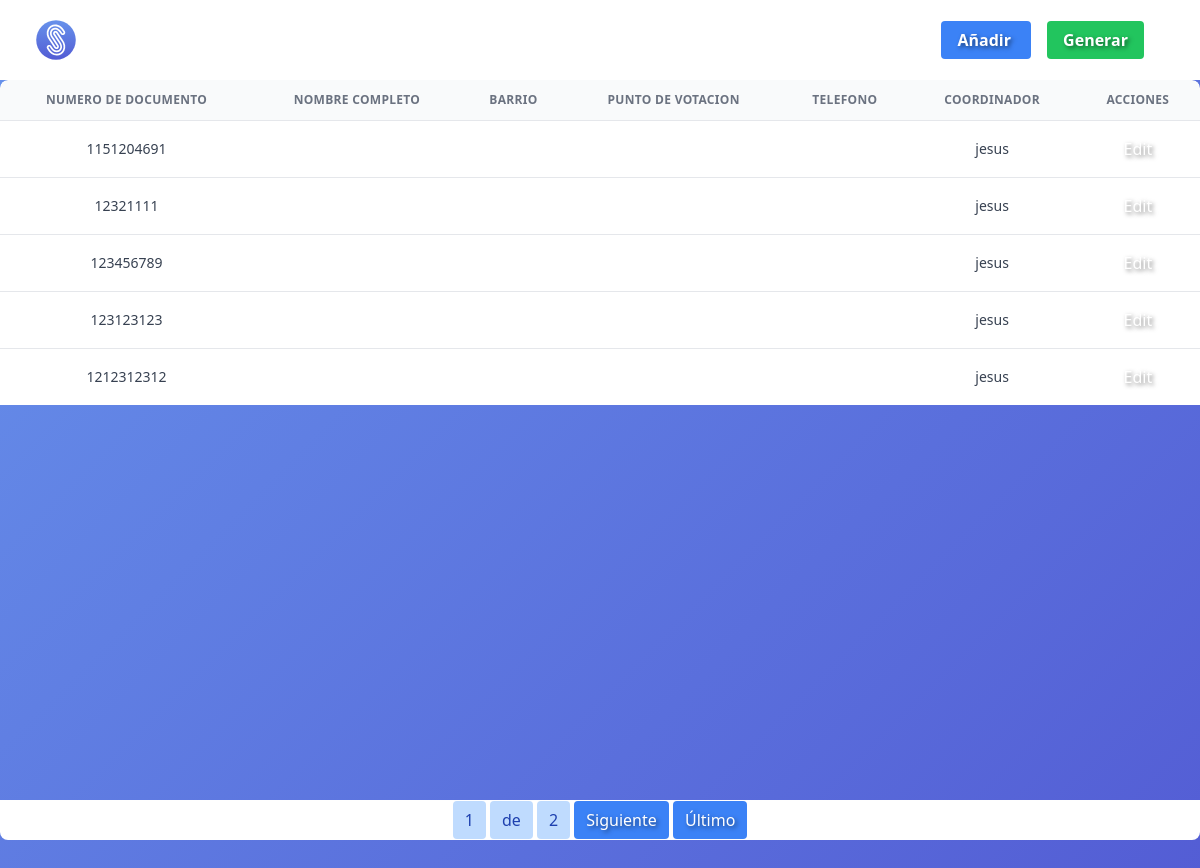
The page /voters/ (signed in) on the database as committed earlier.
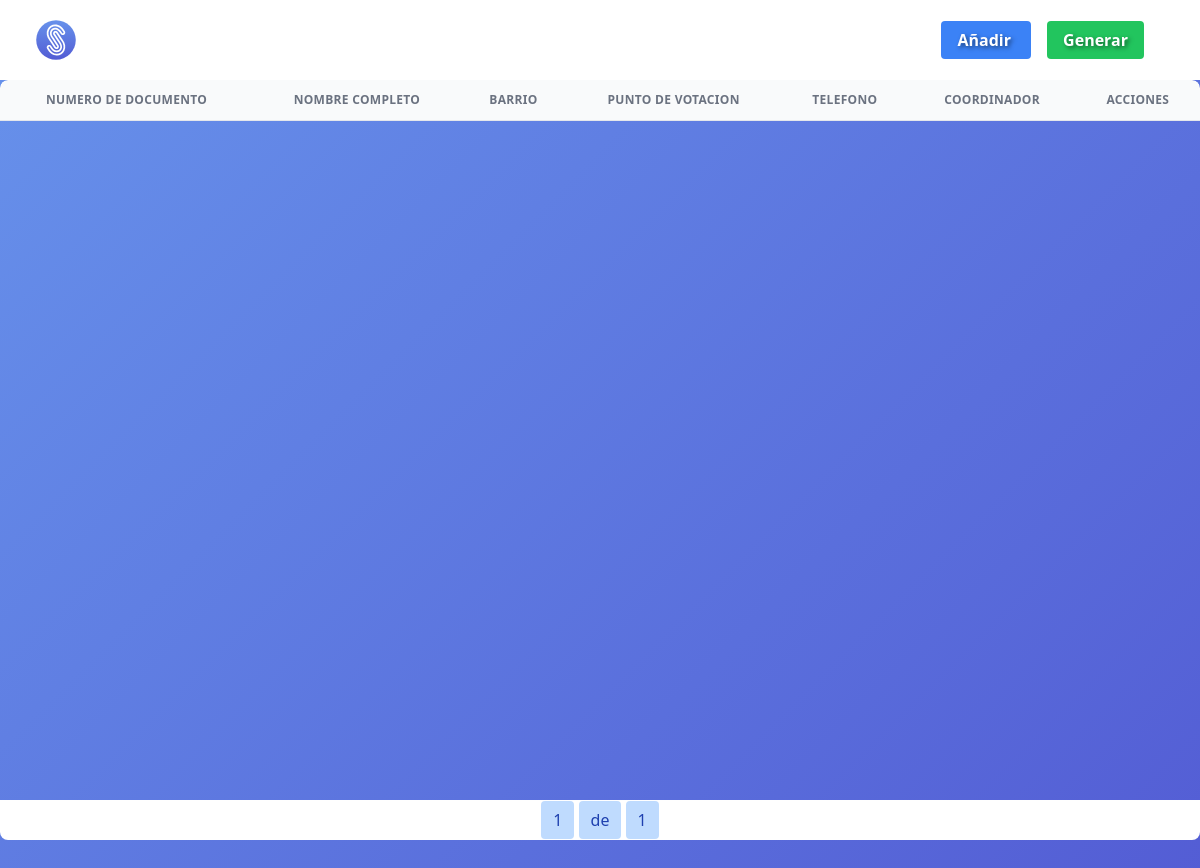
The same page on the database as committed later.
### apps/voters/models.py (models this page shows, shortened)
class Voter(models.Model):
    document_type = models.CharField(max_length=2, choices=DOCUMENT_TYPES, default='CC')
    nuip = models.CharField(max_length=11, unique=True)
    full_name = models.CharField(max_length=100)
    quarter = models.ForeignKey(Quarters, on_delete=models.CASCADE)
    address = models.CharField(max_length=100, blank=True, null=True)
    phone = models.CharField(max_length=20)
    email = models.EmailField(max_length=100)
    created = models.DateTimeField(auto_now_add=True)
    modified = models.DateField(auto_now=True,blank=True)
    voting_point = models.ForeignKey(VotingPoint, on_delete=models.CASCADE, related_name='voters')
    coordinator = models.ForeignKey(User, on_delete=models.CASCADE)

### apps/voters/views.py (the view)
# urls.py: path('voters/', VoterListView.as_view(), name='voter-list'),
class VoterListView(LoginRequiredMixin, ListView):
    model = Voter
    context_object_name = 'voters'
    template_name = 'voters_list.html'
    paginate_by = 5
    def get_queryset(self):
        return Voter.objects.filter(coordinator=self.request.user)

### templates/voters_list.html (shortened to what this page needs)
{% extends 'base.html' %}
{% load static %}
{% block content %}
<nav class=" bg-white w-full flex relative justify-between items-center mx-auto px-8 h-20">
    <div class="inline-flex">
        <a class="_o6689fn" href="/"
            >    <div class="flex items-center">
                <img class="h-12 w-auto" src="{% static 'assets/img/ssgod.svg' %}" alt="">
            </div>
        </a>
    </div>
    <div class="flex-initial">
      <div class="flex justify-end items-center relative">
      <div class="my-6 text-right px-6">
        <a href="{% url 'voter:voter' %}" class="bg-blue-500 hover:bg-blue-700 text-white font-bold py-2 px-4 rounded">
            Añadir
        </a>
        <a href="{% url 'voter:report-voter' %}" class="bg-green-500 hover:bg-green-700 text-white font-bold py-2 px-4 rounded ml-4">
            Generar
        </a>
    </div>
      </div>
    </div>
  </nav>
<div class="w-full overflow-hidden rounded-lg shadow-xs mb-10">
    <div class="flex flex-col h-screen justify-between">
        <div class="w-full overflow-x-auto overflow-hidden rounded-lg shadow-xs flex-grow mb-10 flex flex-col justify-between">
        <table class="w-full whitespace-no-wrap">
            <thead>
                <tr class="text-xs font-semibold tracking-wide text-center text-gray-500 uppercase border-b dark:border-gray-700 bg-gray-50 dark:text-gray-500 dark:bg-gray-800">
                    <th class="px-4 py-3">Numero de Documento</th>
                    <th class="px-4 py-3">Nombre Completo</th>
                    <th class="px-4 py-3">Barrio</th>
                    <th class="px-4 py-3">Punto de Votacion</th>
                    <th class="px-4 py-3">Telefono</th>
                    <th class="px-4 py-3">Coordinador</th>
                    <th class="px-4 py-3">Acciones</th>
                </tr>
            </thead>
            <tbody class="bg-white divide-y dark:divide-gray-700 dark:bg-gray-800">
                {% for voter in page_obj  %}
                <tr class="text-gray-700 dark:text-gray-400 text-center">
                    <td class="px-4 py-3 text-sm">
                        {{ voter.nuip }}
                    </td>
                    <td class="px-4 py-3 text-sm">
                    </td>
                    <td class="px-4 py-3 text-sm">
                    </td>
                    <td class="px-4 py-3 text-sm">
                    </td>
                    <td class="px-4 py-3 text-sm">
                    </td>
                    <td class="px-4 py-3 text-sm">
                        {{ voter.coordinator }}
                    </td>
                    <td class="px-4 py-3 flex justify-around">
                        <a href="{% url 'voter:voter-edit' voter.id %}" class="bg-black-500 hover:bg-yellow-600 text-white py-1 px-2 rounded">
                            Edit
                        </a>
                    </td>
                </tr>
                {% endfor %}
            </tbody>
        </table>
               <nav class="block py-2 px-4 text-center bg-white mt-auto">
            <span class="px-3 py-2 bg-blue-200 text-blue-800 rounded">{{ page_obj.number }}</span>
            <span class="px-3 py-2 bg-blue-200 text-blue-800 rounded">de</span>
            <span class="px-3 py-2 bg-blue-200 text-blue-800 rounded">{{ page_obj.paginator.num_pages }}</span>
            {% if page_obj.has_next %}
                <a href="?page={{ page_obj.next_page_number }}" class="px-3 py-2 bg-blue-500 text-white rounded hover:bg-blue-400">Siguiente</a>
                <a href="?page={{ page_obj.paginator.num_pages }}" class="px-3 py-2 bg-blue-500 text-white rounded hover:bg-blue-400">Último</a>
            {% endif %}
        </nav>
    </div>
</div>
{% endblock content %}

### templates/base.html (shortened to what this page needs)
{% load static tailwind_tags %}
<!DOCTYPE html>
<html lang="es" class="scroll-smooth" data-theme="themeOrange" prefix="og:https://ogp.me/ns/website#">
  <head>
    <link rel="stylesheet" href="static/assets/css/s-styles.css">
    {% tailwind_css %}
    <link href='https://unpkg.com/boxicons@2.0.7/css/boxicons.min.css' rel='stylesheet'>
</head>
<body class="flex flex-col justify-center items-center min-h-screen bg-base-200">
{% block content %}
{% endblock content %}
</body>
</html>

### static/assets/css/s-styles.css (style rules this page uses)
.text-white { color: #ffffff; text-shadow: 2px 2px 4px rgba(0, 0, 0, 0.5); }
body { background: linear-gradient(135deg, #6792EB, #535CD4); margin: 0; padding: 0; }
nav { background-color: white; }

Rows that differ between the two databases and show on the page:
removed Voter: nuip "1151204691", coordinator "jesus"
removed Voter: nuip "12321111", coordinator "jesus"
removed Voter: nuip "123456789", coordinator "jesus"
removed Voter: nuip "123123123", coordinator "jesus"
removed Voter: nuip "1212312312", coordinator "jesus"
Other text that changed with them:
{{ page_obj.paginator.num_pages }}: "2" → "1"
text no longer shown: "Siguiente Último"
